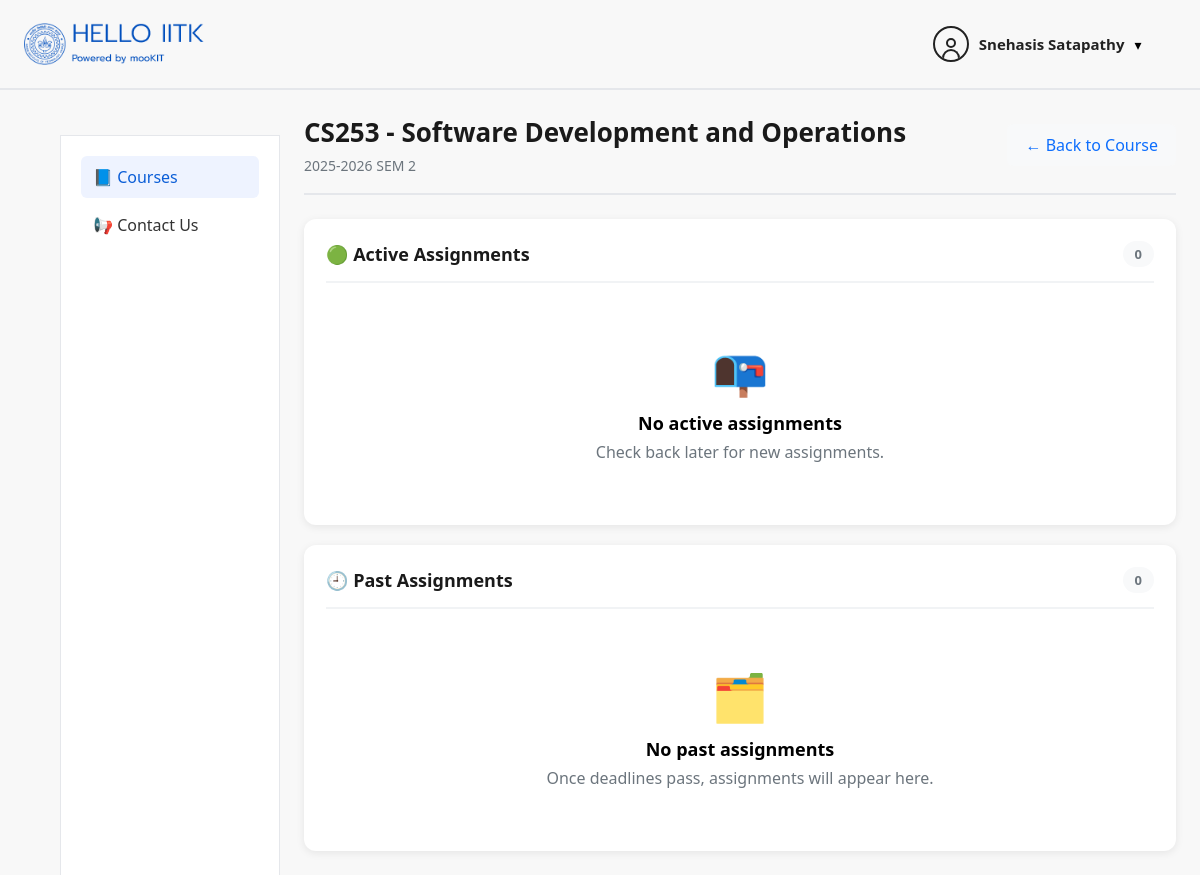
The page /assignments/1/student/ (signed in) on the database its author committed.
### users/models.py (models this page shows, shortened)
class User(AbstractUser):
    ROLE_CHOICES = [
        ('student', 'Student'),
        ('professor', 'Professor'),
        ('ta', 'Teaching Assistant'),
        ('admin', 'Admin'),
    ]
    role = models.CharField(
        max_length=20,
        choices=ROLE_CHOICES,
        default='student'
    )
    department = models.CharField(max_length=100, blank=True)

### courses/models.py (models this page shows, shortened)
class Course(models.Model):
    code = models.CharField(max_length=10, unique=True)
    name = models.CharField(max_length=100)
    semester = models.ForeignKey(
        Semester,
        on_delete=models.CASCADE,
        related_name="courses"
    )

class Semester(models.Model):
    year_start = models.IntegerField()   # 2025
    year_end = models.IntegerField()     # 2026
    sem = models.IntegerField(
        choices=[(1, "SEM 1"), (2, "SEM 2"), (3, "SEM 3 : Summer")]
    )
    is_active = models.BooleanField(default=True)
    class Meta:
        ordering = ["-year_start", "-sem"]
        unique_together = ("year_start", "year_end", "sem")
    def __str__(self):
        return f"{self.year_start}-{self.year_end} SEM {self.sem}"

### assignments/views.py (the view)
# urls.py: path("<int:course_id>/student/", student_assignments, name="student_assignments"),
@login_required
def student_assignments(request, course_id: int):
    if not (
        CourseStudent.objects.filter(course_id=course_id, student=request.user).exists()
        or CourseTA.objects.filter(course_id=course_id, ta=request.user).exists()
    ):
        return redirect("/courses/")
    course = Course.objects.select_related("semester").get(id=course_id)
    now = timezone.now()
    qs = (
        Assignment.objects.filter(course_id=course_id, is_published=True)
        .annotate(
            total_answers=Count(
                "answers",
                filter=Q(answers__student=request.user),
            ),
            correct_answers=Count(
                "answers",
                filter=Q(answers__student=request.user, answers__is_correct=True),
            ),
        )
        .prefetch_related("questions")
    )
    active_assignments = qs.filter(due_date__gte=now).order_by("due_date")
    past_assignments = qs.filter(due_date__lt=now).order_by("-due_date")
    return render(
        request,
        "assignments/student_assignments.html",
        {
            "course": course,
            "course_id": course_id,
            "active_assignments": active_assignments,
            "past_assignments": past_assignments,
            "nav_active": "courses",
        },
    )

### templates/assignments/student_assignments.html (shortened to what this page needs)
{% extends "courses/base.html" %}
{% load static %}
{% block content %}
<div class="course-detail-header">
  <div class="course-title-section">
    <h1 class="course-title">{{ course.code }} - {{ course.name }}</h1>
    <p class="course-semester">{{ course.semester }}</p>
  </div>
  <div class="header-actions">
    <a href="/courses/{{ course_id }}/student/home/" class="back-link">← Back to Course</a>
  </div>
</div>
<div class="assignments-layout">
  <div class="section-card">
    <div class="section-header">
      <h2>🟢 Active Assignments</h2>
      <span class="count-badge">{{ active_assignments|length }}</span>
    </div>
    {% if active_assignments %}
      <div class="assignment-list">
        {% for a in active_assignments %}
          <div class="assignment-item">
            <div class="assignment-main">
              <div class="assignment-title">{{ a.title }}</div>
              {% if a.description %}
                <div class="assignment-desc">{{ a.description }}</div>
              {% endif %}
              <div class="assignment-actions">
                {% if a.total_answers %}
                  <span class="score-pill">
                    Score: {{ a.correct_answers }}/{{ a.questions.count }} correct
                  </span>
                  <a href="/assignments/{{ course_id }}/student/{{ a.id }}/take/" class="small-btn secondary">
                    View Attempt
                  </a>
                {% elif a.questions.count %}
                  <a href="/assignments/{{ course_id }}/student/{{ a.id }}/take/" class="small-btn">
                    Take Test
                  </a>
                {% endif %}
              </div>
            </div>
            <div class="assignment-meta">
              <div class="meta-label">Due</div>
              <div class="meta-value">{{ a.due_date }}</div>
            </div>
          </div>
        {% endfor %}
      </div>
    {% else %}
      <div class="empty-state">
        <div class="empty-icon">📭</div>
        <h3>No active assignments</h3>
        <p>Check back later for new assignments.</p>
      </div>
    {% endif %}
  </div>
  <div class="section-card">
    <div class="section-header">
      <h2>🕘 Past Assignments</h2>
      <span class="count-badge">{{ past_assignments|length }}</span>
    </div>
    {% if past_assignments %}
      <div class="assignment-list">
        {% for a in past_assignments %}
          <div class="assignment-item past">
            <div class="assignment-main">
              <div class="assignment-title">{{ a.title }}</div>
              {% if a.description %}
                <div class="assignment-desc">{{ a.description }}</div>
              {% endif %}
            </div>
            <div class="assignment-meta">
              <div class="meta-label">Due</div>
              <div class="meta-value">{{ a.due_date }}</div>
            </div>
          </div>
        {% endfor %}
      </div>
    {% else %}
      <div class="empty-state">
        <div class="empty-icon">🗂️</div>
        <h3>No past assignments</h3>
        <p>Once deadlines pass, assignments will appear here.</p>
      </div>
    {% endif %}
  </div>
</div>
{% endblock %}

### templates/courses/includes/header.html (shortened to what this page needs)
{% load static %}
<header class="topbar">
  <div class="topbar-left">
    <img src="{% static 'img/iitk_logo.png' %}" class="topbar-logo">
  </div>
  <div class="profile-wrapper">
    <div class="profile-trigger" onclick="toggleProfileDropdown()">
      <div class="profile-icon">
        <div class="profile-head"></div>
        <div class="profile-body"></div>
      </div>
      <span class="profile-name">
        {{ request.user.get_full_name|default:request.user.username }}
      </span>
      <span class="chevron">▾</span>
    </div>
  </div>
</header>

### static/css/courses.css (style rules this page uses)
* { box-sizing: border-box; }
body { margin: 0; font-family: "Segoe UI", Arial, sans-serif; background: #ffffff; }
.profile-wrapper { margin-right: 3%; }
.profile-icon { width: 36px; height: 36px; border: 2px solid #222; border-radius: 50%; position: relative; cursor: pointer; overflow: hidden; }
.profile-head { width: 10px; height: 10px; bottom:-3px; border: 2px solid #222; border-radius: 50%; position: absolute; top: 10px; left: 50%; transform: translateX(-50%); background: transparent; transition: background 0.2s ease; }
.profile-body { width: 18px; height: 10px; border: 2px solid #222; border-bottom: none; border-radius: 10px 10px 0 0; position: absolute; bottom: 1px; left: 50%; transform: translateX(-50%); background: transparent; transition: background 0.2s ease; }
.profile-name { font-size: 14px; font-weight: 500; }
.profile-wrapper { position: relative; display: flex; align-items: center; }
.profile-trigger { display: flex; align-items: center; gap: 10px; cursor: pointer; }
.profile-icon { width: 36px; height: 36px; border: 2px solid #222; border-radius: 50%; display: flex; align-items: center; justify-content: center; }
.profile-name { font-size: 15px; font-weight: 600; color: #222; }
.chevron { font-size: 14px; }
.topbar { height: 90px; display: flex; justify-content: space-between; align-items: center; padding: 0 24px; border-bottom: 2px solid #e5e7eb; background: #f8f8f8; }
.topbar-left { width: 200px; display: flex; align-items: center; gap: 12px; }
.topbar-logo { width: 200px; }

### templates/assignments/student_assignments.html (style rules this page uses)
.course-detail-header { display: flex; justify-content: space-between; align-items: center; margin-bottom: 24px; padding-bottom: 18px; border-bottom: 2px solid #e5e7eb; }
.course-title { font-size: 26px; font-weight: 700; color: #1a1a1a; margin: 0 0 6px 0; }
.course-semester { font-size: 14px; color: #6c757d; margin: 0; }
.header-actions { display: flex; gap: 12px; }
.back-link { padding: 10px 18px; background: #f8f9fa; color: #0d6efd; text-decoration: none; border-radius: 6px; font-weight: 500; transition: all 0.2s; }
.assignments-layout { display: grid; grid-template-columns: 1fr; gap: 20px; }
.section-card { background: white; border-radius: 12px; padding: 22px; box-shadow: 0 2px 8px rgba(0,0,0,0.08); }
.section-header { display: flex; justify-content: space-between; align-items: center; margin-bottom: 16px; padding-bottom: 14px; border-bottom: 2px solid #f1f3f5; }
.section-header h2 { font-size: 18px; font-weight: 700; margin: 0; color: #1a1a1a; }
.count-badge { font-size: 13px; color: #6c757d; background: #f8f9fa; padding: 4px 12px; border-radius: 999px; font-weight: 600; }
.empty-state { text-align: center; padding: 40px 12px; }
.empty-icon { font-size: 46px; margin-bottom: 10px; }
.empty-state h3 { margin: 0 0 6px 0; font-size: 18px; }
.empty-state p { margin: 0; color: #6c757d; }

### rows shown on the page
User: user.get_full_name "Snehasis Satapathy"
Course: code "CS253", name "Software Development and Operations", semester "2025-2026 SEM 2"

### other values the page prints
{{ active_assignments|length }} "0"
{{ past_assignments|length }} "0"
